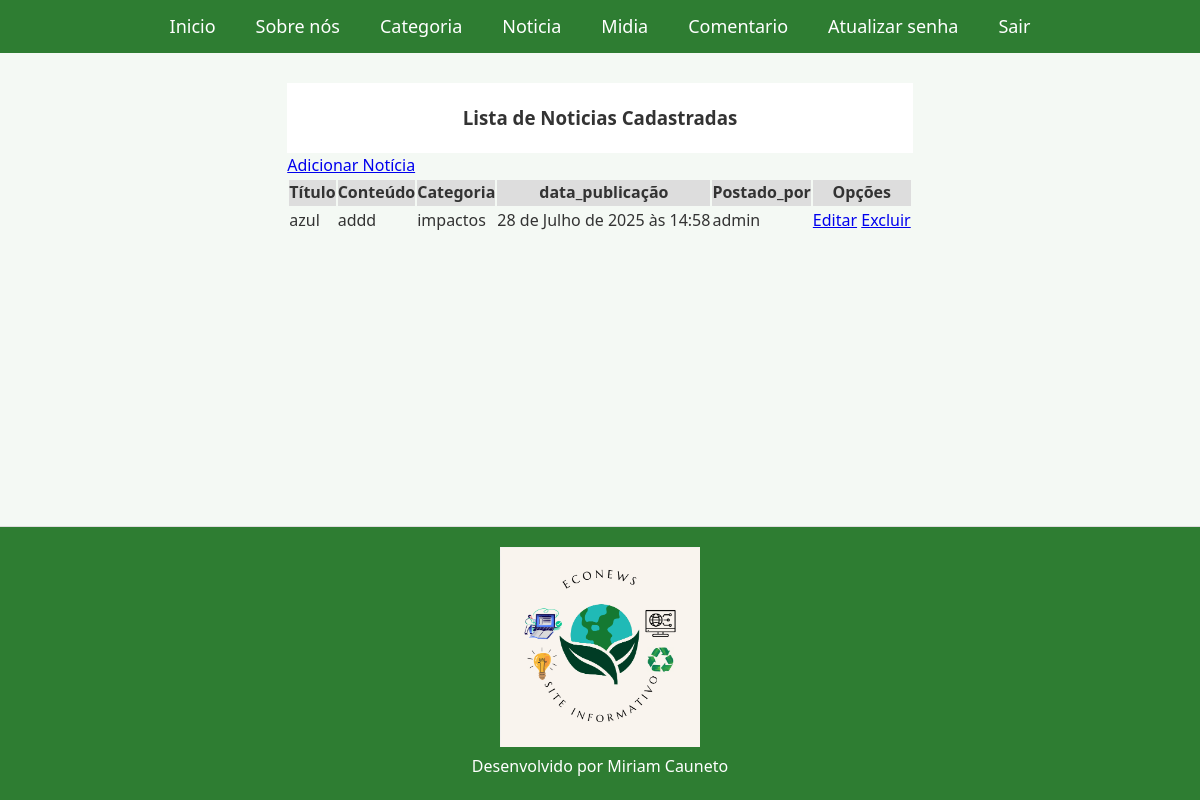
The page /listar/noticia/ (signed in) on the database its author committed.
### paginas/models.py (models this page shows, shortened)
class Noticia(models.Model):
    titulo = models.CharField(max_length=50)
    conteudo = models.TextField()
    categoria = models.ForeignKey(Categoria, on_delete=models.PROTECT)
    data_publicacao = models.DateTimeField(auto_now_add=True)
    postado_por = models.ForeignKey(User, on_delete=models.PROTECT)

class Categoria(models.Model):
    nome = models.CharField(max_length=100)
    descricao = models.CharField(max_length=150)
    def __str__(self):
        return f"{self.nome}"

### paginas/views.py (the view)
# urls.py: path("listar/noticia/", NoticiaList.as_view(), name="listar-noticia"),
class NoticiaList(LoginRequiredMixin, ListView):
    model = Noticia
    template_name = 'paginas/noticia.html'

### paginas/templates/paginas/Noticia.html
 {% extends "paginas/index.html" %}
 {% load static %}
{% block conteudo %}
<header>
  <h3> Lista de Noticias Cadastradas </h3>
</header>
 <a href="{% url "adicionar-noticia" %}">Adicionar Notícia</a>
 <br>
  <table>
    <tr>
      <th>Título</th>
      <th>Conteúdo</th>
      <th>Categoria</th>
      <th>data_publicação</th>
      <th>Postado_por</th>
      <th>Opções</th>
    </tr>
  {% for noticia in object_list %}
  <tr>
      <td>{{noticia.titulo}}</td>
      <td>{{noticia.conteudo}}</td>
      <td>{{noticia.categoria}}</td>
      <td>{{noticia.data_publicacao}}</td>
      <td>{{noticia.postado_por}}</td>
      <td>
        <a href="{% url "editar-noticia" noticia.pk %}">Editar</a>
        <a href="{% url "excluir-noticia" noticia.pk %}">Excluir</a>
      </td>
  </tr>
  {% empty %}
  <tr>
    <td colspan="6"> Nenhum registro encontrado.</td>
  </tr>
  {% endfor %}
</table>
{% endblock %}

### static/css/estilo.css (style rules this page uses)
:root { --primary-color: #2E7D32; --accent-color: #81C784; --background-color: #f4f9f4; --text-color: #333; --link-color: #388E3C; --link-hover: #1B5E20; --white: #fff; }
* { box-sizing: border-box; margin: 0; padding: 0; }
body { font-family: 'Segoe UI', Tahoma, Geneva, Verdana, sans-serif; background-color: var(--background-color); color: var(--text-color); line-height: 1.6; display: flex; flex-direction: column; min-height: 100vh; }
header { text-align: center; padding: 20px 0; background-color: var(--white); }
main table th { background-color: #ddd; }

### rows shown on the page
Noticia: titulo "azul", conteudo "addd", categoria "impactos", data_publicacao "28 de Julho de 2025 às 14:58", postado_por "admin"
